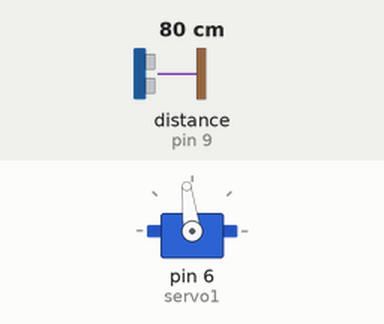
A sketch run on a simulated Arduino Uno, built with avr-gcc and run on an emulated ATmega328P. Parts: servo. Inputs (shaded band) come from the test bench; at power-on: distance to the obstacle (sensor on pin 9) 80 cm. What the sketch prints to the serial monitor is not drawn.

Above: at 2.2 s.
2.3 s: distance to the obstacle (sensor on pin 9) set to 35 cm
3.8 s: distance to the obstacle (sensor on pin 9) set to 28 cm
At 5.1 s:
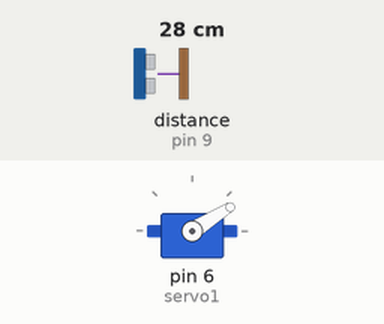
At 12.1 s:
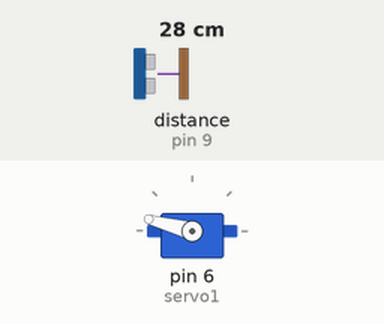
Timing chart, 0 to 12.8 s (numbered marks = the images above; inputs shaded):
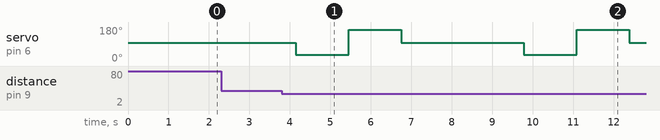

Measured:
- the behaviour switches between 31 and 30 cm on distance to the obstacle (sensor on pin 9) (found by bisection; images 0 and 1)
- after the input at 2.3 s, every drawn part: stays the same
- after the input at 3.8 s, servo on pin 6 (servo1): 97° → 32° after 0.34 s, → 165° 1.3 s later, → 97° 1.3 s later, → 32° 3.0 s later, … (6 changes in this stretch)

The sketch:

arduino2ev3Ultrasonic21.ino
```cpp
#include <Servo.h>
#include <Ultrasonic.h>

byte out_message [64];
int out_message_length = 0;

byte in_message [64];
int in_message_type = 0;
int in_message_length = 0;
int in_mailbox_length = 0;
int in_value_length = 0;
char in_mailbox [16];
boolean in_value_logic;
float in_value_numeric;
char in_value_chars [64];
String in_mailbox_text;
String in_value_text;

int myBorder = 30, cervoCenter = 97, servoRihgt = 32, servoLeft = 165, speedB = 0, speedC = 0;
int generalSpeed = 75, turnSpeed = 25;
boolean isWaitForTurn = false;
unsigned long startWaitingTime;
int waitingBorder = 0;//1200;
Servo servo1;
Ultrasonic ultrasonic(8,9);

void setup()
{
  servo1.attach(6);
  servo1.write(cervoCenter);
  Serial.begin(9600);
  delay(1000);
}

union u_fi
{
  unsigned  char c[4];
  float f;
} ieee752;

union l_en
{
  unsigned  char e[2];
  unsigned int l;
} little_endian;

// Send Packets functions

void MakeLogicEV3Message(String tmp_text, boolean value_logic) {
  char mailbox[tmp_text.length()+1];
  tmp_text.toCharArray(mailbox, tmp_text.length()+1) ;
  int PacketLength = 5 + sizeof(mailbox) + 3;
  little_endian.l=(int)PacketLength;
  out_message[0] = little_endian.e[0];
  out_message[1] = little_endian.e[1];
  out_message[2] = 0x01;
  out_message[3] = 0x00;
  out_message[4] = 0x81;
  out_message[5] = 0x9E;
  out_message[6] = sizeof(mailbox);
  int i=7;
  while (i<6+sizeof(mailbox)){
    out_message[i]=mailbox[i-7];
    i++;
  }
  out_message[i] = 0x00;
  out_message[i+1] = 0x01;
  out_message[i+2] = 0x00;
  out_message[i+3] = value_logic;
  out_message_length = PacketLength + 2;
  Serial.write(out_message, out_message_length);
}

void MakeNumericEV3Message(String tmp_text, float value_numeric) {
  char mailbox[tmp_text.length()+1];
  tmp_text.toCharArray(mailbox, tmp_text.length()+1) ;
  int PacketLength = 5 + sizeof(mailbox) + 6;
  little_endian.l=(int)PacketLength;
  out_message[0] = little_endian.e[0];
  out_message[1] = little_endian.e[1];
  out_message[2] = 0x01;
  out_message[3] = 0x00;
  out_message[4] = 0x81;
  out_message[5] = 0x9E;
  out_message[6] = sizeof(mailbox);
  int i=7;
  while (i<6+sizeof(mailbox)){
    out_message[i]=mailbox[i-7];
    i++;
  }
  out_message[i] = 0x00;
  out_message[i+1] = 0x04;
  out_message[i+2] = 0x00;
  ieee752.f=(float)value_numeric;
  out_message[i+3] = ieee752.c[0];
  out_message[i+4] = ieee752.c[1];
  out_message[i+5] = ieee752.c[2];
  out_message[i+6] = ieee752.c[3];
  out_message_length = PacketLength + 2;
  Serial.write(out_message, out_message_length);
}

void MakeTextEV3Message(String tmp_text, String tmp_text2) {
  char mailbox[tmp_text.length()+1];
  tmp_text.toCharArray(mailbox, tmp_text.length()+1) ;
  char value_text[tmp_text2.length()+1];
  tmp_text2.toCharArray(value_text, tmp_text2.length()+1) ;
  int PacketLength = 5 + sizeof(mailbox) + 2 + sizeof(value_text);
  little_endian.l=(int)PacketLength;
  out_message[0] = little_endian.e[0];
  out_message[1] = little_endian.e[1];
  out_message[2] = 0x01;
  out_message[3] = 0x00;
  out_message[4] = 0x81;
  out_message[5] = 0x9E;
  out_message[6] = sizeof(mailbox);
  int i=7;
  while (i<6+sizeof(mailbox)){
    out_message[i]=mailbox[i-7];
    i++;
  }
  out_message[i] = 0x00;
  little_endian.l=(int)sizeof(value_text);
  out_message[i+1] = little_endian.e[0];
  out_message[i+2] = little_endian.e[1];
  int j=i+3;
  while (j<i+2+sizeof(value_text)){
    out_message[j]=value_text[j-i-3];
    j++;
  }
  out_message[j] = 0x00;
  out_message_length = PacketLength + 2;
  Serial.write(out_message, out_message_length);
}


void loop()
{
  int duration = 0, durationRight = 0, durationLeft = 0;
  int currentDeltaTime = 0;
  servo1.write(cervoCenter);
  delay(100);
  MakeNumericEV3Message("MyConnection", myBorder);
  delay(100);
  duration = ultrasonic.Ranging(CM);

  if (!isWaitForTurn){
    if (duration > myBorder){
      speedB = -generalSpeed;
      speedC = -generalSpeed;
    }
    else if (duration <= myBorder)  {
      speedB = 0;
      speedC = 0;
      MakeNumericEV3Message("DSB", speedB);
      delay(100);
      MakeNumericEV3Message("DSC", speedC);
      delay(100);
      servo1.write(servoRihgt);
      delay(1000);
      int durationRight1, durationRight2, durationRight3;
      durationRight1 = ultrasonic.Ranging(CM);
      delay(100);
      durationRight2 = ultrasonic.Ranging(CM);
      delay(100);
      durationRight3 = ultrasonic.Ranging(CM);
      delay(100);
      durationRight = (durationRight1 + durationRight2 + durationRight3)/3;
      servo1.write(servoLeft);
      delay(1000);
      int durationLeft1, durationLeft2, durationLeft3;
      durationLeft1 = ultrasonic.Ranging(CM);
      delay(100);
      durationLeft2 = ultrasonic.Ranging(CM);
      delay(100);
      durationLeft3 = ultrasonic.Ranging(CM);
      delay(100);
      durationLeft = (durationLeft1 + durationLeft2 + durationLeft3)/3;
      servo1.write(cervoCenter);
      delay(1000);
      isWaitForTurn = true;
      if (durationRight > durationLeft){
        speedB = turnSpeed;
        speedC = -turnSpeed;
      } else {
        speedB = -turnSpeed;
        speedC = turnSpeed;
      }
      waitingBorder = returnTimeToOnePhaseBig(abs(speedB), 100);
      startWaitingTime = millis();
    }
  } else {
      currentDeltaTime = abs(millis()-startWaitingTime);
      if (currentDeltaTime >= waitingBorder){
        isWaitForTurn = false;
        speedB = 0;
        speedC = 0;
      }
    }
  MakeNumericEV3Message("DSB", speedB);
  //delay(100);
  MakeNumericEV3Message("DSC", speedC);
  delay(100);

}

int returnTimeToOnePhaseBig(int powerEngine, int correction){
  int returnTime = 0;
  returnTime = ((1/((powerEngine*1.7)/60))*1000)-correction;
  return returnTime;
}

 int returnTimeToOnePhaseMedium(int powerEngine, int correction){
  int returnTime = 0;
  returnTime = ((1/((powerEngine*2.67)/60))*1000)-correction;
  return returnTime;
}
```
